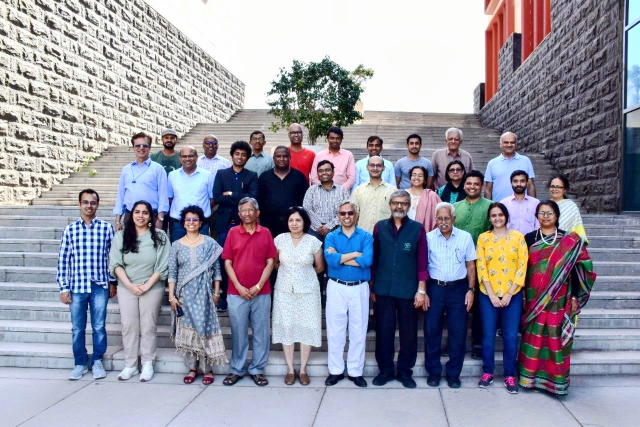
#> input picture Plaksha_Faculty.jpg, 1280 x 854 px, found by its file name (shown at 1/2 size)
$ jupyter execute 'Lab 5-Spring 2025.ipynb'
#> lines starting #> are read from the running program, lines starting #| are printed output that depends on the picture; after the words box and inside, x2 and y2 are one past the last pixel; in counts of white or black regions, pixels touching at a corner belong together
#### Instructions
###### Follow the instructions given in comments prefixed with ## and write your code below that.
###### Also fill the partial code in given blanks.
###### Don't make any changes to the rest part of the codes

### Answer the questions given at the end of this notebook within your report.

### You would need to submit your GitHub repository link. Refer to the Section 6: Final Submission on the PDF document for the details.

[cell 1]
import cv2
import wandb
import numpy as np
import matplotlib.pyplot as plt
from sklearn.cluster import KMeans
from scipy.spatial import distance
from matplotlib.offsetbox import OffsetImage, AnnotationBbox

[cell 2]
## Reading the image plaksha_Faculty.jpg
image = cv2.imread("plaksha_Faculty.jpg")
#> image is the input picture: shape (854, 1280, 3); mean B, G, R 162.4, 149, 149.2

## Convert the image to grayscale
grayscale_img = cv2.cvtColor(image, cv2.COLOR_BGR2GRAY)
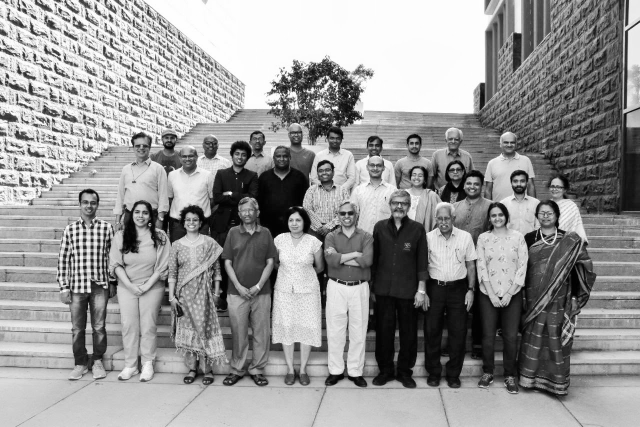
#> grayscale_img: shape (854, 1280) (shown at 1/2 size); min 0, max 255, mean 150.6

# Loading the required haar-cascade xml classifier file
face_cascade = cv2.CascadeClassifier(cv2.data.haarcascades + "haarcascade_frontalface_default.xml")

# Applying the face detection method on the grayscale image.
## Change the parameters for better detection of faces in your case.
faces_rect = face_cascade.detectMultiScale(grayscale_img, 1.05, 4, minSize=(25,25), maxSize=(50,50))
#> faces_rect = 30 rows, first 6: [322, 263, 33, 33], [654, 265, 31, 31], [500, 266, 30, 30], [892, 267, 31, 31], [409, 277, 28, 28], [812, 274, 34, 34]

# Define the text and font parameters
text = "detected" ## The text you want to write
font = cv2.FONT_HERSHEY_DUPLEX ## Font type
font_scale = 0.5  ## Font scale factor
font_color = (0,0,255)  ## Text color in BGR format (here, it's red)
font_thickness = 1  ## Thickness of the text


# Iterating through rectangles of detected faces
for (x, y, w, h) in faces_rect:
    cv2.rectangle(image, (x, y), (x+w, y+h), (0, 0, 255), 2)
    # Use cv2.putText to add the text to the image, Use text, font, font_scale, font_color, font_thickness here
    cv2.putText(image, text, (x, y), font, font_scale, font_color, font_thickness)
#> this loop made 30 passes
#> (x, y, w, h) on passes 1 to 12: (322, 263, 33, 33), (654, 265, 31, 31), (500, 266, 30, 30), (892, 267, 31, 31), (409, 277, 28, 28), (812, 274, 34, 34), (464, 296, 33, 33), (632, 328, 34, 34), (819, 337, 33, 33), (570, 426, 39, 39), (576, 253, 32, 32), (1003, 273, 32, 32)
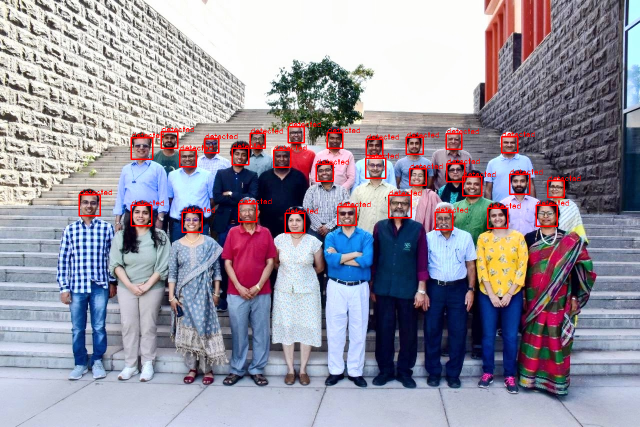
#> image: shape (854, 1280, 3) (shown at 1/2 size); 1.73% of pixels changed, all inside (x1, y1, x2, y2) = (157, 243, 1161, 467)

## Display the image and window title should be "Total number of face detected are #"
cv2.imshow("total number of faces detected: {len(faces_rect)}", image)
cv2.waitKey(0)
cv2.destroyAllWindows()

[cell 3]
from matplotlib.offsetbox import OffsetImage, AnnotationBbox
# Extract face region features (Hue and Saturation)
img_hsv = cv2.cvtColor(image, cv2.COLOR_BGR2HSV) ## call the img and convert it from BGR to HSV and store in img_hsv
#> img_hsv: shape (854, 1280, 3); mean H, S, V 85.5, 71.1, 173.8

hue_saturation = []
face_images = []  # To store detected face images

for (x, y, w, h) in faces_rect:
    face = img_hsv[y:y + h, x:x + w]
    hue = np.mean(face[:, :, 0])
    saturation = np.mean(face[:, :, 1])
    hue_saturation.append((hue, saturation))
    face_images.append(face)
#> this loop made 30 passes
#> (x, y, w, h, hue, saturation) on passes 1 to 12: (322, 263, 33, 33, 58.94, 124.9), (654, 265, 31, 31, 50.4, 133.1), (500, 266, 30, 30, 30.42, 129), (892, 267, 31, 31, 81.31, 108.2), (409, 277, 28, 28, 102, 131.5), (812, 274, 34, 34, 62.79, 116.9), (464, 296, 33, 33, 42.56, 134.3), (632, 328, 34, 34, 81.22, 114.8), (819, 337, 33, 33, 36.69, 114.4), (570, 426, 39, 39, 55.81, 115.3), (576, 253, 32, 32, 78.22, 99.11), (1003, 273, 32, 32, 51.71, 106.9)
#> after the loop, face_images = 30 items; hue_saturation = 30 pairs, first value 23.14 to 120.8, second value 80.77 to 134.3

hue_saturation = np.array(hue_saturation)

## Perform k-Means clustering on hue_saturation and store in kmeans
kmeans = KMeans(n_clusters=2)
kmeans.fit(hue_saturation)
centroids = kmeans.cluster_centers_
labels = kmeans.labels_

# Create a figure and axis
fig, ax = plt.subplots(figsize=(12, 6))

# Plot the clustered faces with custom markers
for i, (x,y,w,h ) in enumerate(faces_rect):
    im = OffsetImage(cv2.cvtColor(cv2.resize(face_images[i], (20, 20)), cv2.COLOR_HSV2RGB))
    ab = AnnotationBbox(im, (hue_saturation[i, 0], hue_saturation[i, 1]), frameon=False, pad=0)
    ax.add_artist(ab)
    plt.plot(hue_saturation[i, 0], hue_saturation[i, 1])


plt.xlabel("hue")
plt.ylabel("saturation")
plt.title("face clustering")
plt.grid(True)

wandb.log({
    "hue and saturation based initial face clustering" : wandb.Image(plt)
})

plt.show()
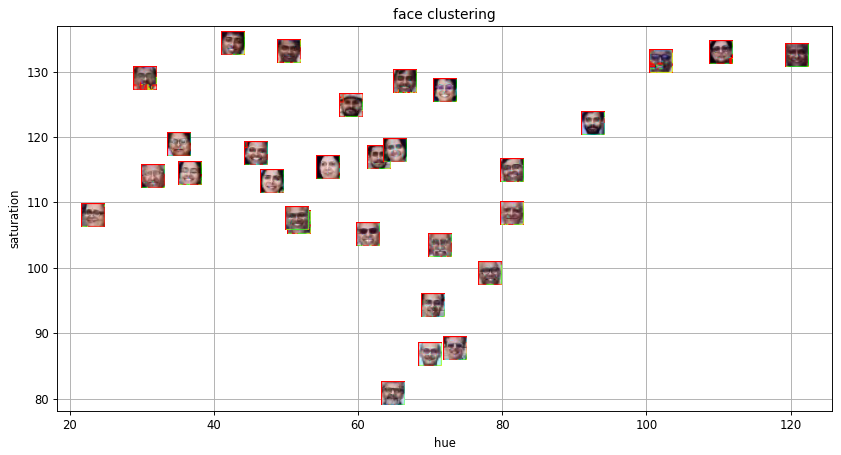
#> figure drawn by matplotlib, 1 panel

[cell 4]
# Create an empty list to store legend labels
legend_labels = []

# Create lists to store points for each cluster
cluster_0_points = []
cluster_1_points = []

# Your code for scatter plot goes here
fig, ax = plt.subplots(figsize=(12, 6))

for i, (x, y, w, h) in enumerate(faces_rect):
    if kmeans.labels_[i] == 0:
        cluster_0_points.append((hue_saturation[i, 0], hue_saturation[i, 1]))
    else:
        cluster_1_points.append((hue_saturation[i, 0], hue_saturation[i, 1]))
#> after the loop, cluster_0_points = [(58.94, 124.9), (50.4, 133.1), (30.42, 129), (42.56, 134.3), (36.69, 114.4), (55.81, 115.3), (51.71, 106.9), (45.8, 117.5), (23.14, 108), (31.55, 113.9), (48.03, 113.2), (51.53, 107.6), (35.11, 118.8)]; cluster_1_points = [(81.31, 108.2), (102, 131.5), (62.79, 116.9), (81.22, 114.8), (78.22, 99.11), (66.47, 128.5), (120.8, 132.5), (110.3, 132.9), (72, 127.1), (69.96, 86.68), (92.49, 122), (61.3, 105.1), (65.06, 117.9), (70.27, 94.28), (71.27, 103.4), (73.39, 87.63), (64.75, 80.77)]


cluster_0_points = np.array(cluster_0_points)
#> cluster_0_points = 13 rows, first 8: [58.94, 124.9], [50.4, 133.1], [30.42, 129], [42.56, 134.3], [36.69, 114.4], [55.81, 115.3], [51.71, 106.9], [45.8, 117.5]
# Plot points for cluster 0 in green
plt.scatter(cluster_0_points[:, 0], cluster_0_points[:, 1], c='cyan', label='Cluster 0')


cluster_1_points = np.array(cluster_1_points)
#> cluster_1_points = 17 rows, first 8: [81.31, 108.2], [102, 131.5], [62.79, 116.9], [81.22, 114.8], [78.22, 99.11], [66.47, 128.5], [120.8, 132.5], [110.3, 132.9]
# Plot points for cluster 1 in blue
plt.scatter(cluster_1_points[:, 0], cluster_1_points[:, 1], c='blue', label='Cluster 1')


# Calculate and plot centroids
centroid_0 = kmeans.cluster_centers_[0]
centroid_1 = kmeans.cluster_centers_[1]

# Plot both the centroid for cluster 0 and cluster 1
plt.scatter(centroid_0[0], centroid_0[1], c='deeppink', marker='*', s=500, label='centroid 0')
plt.scatter(centroid_1[0], centroid_1[1], c='purple', marker='*', s=500, label='centroid 1')

# Labels and title
plt.xlabel("Hue")
plt.ylabel("Saturation")
plt.title("Face Clustering")

# Add legend
plt.legend()

# Add grid
plt.grid(True)
wandb.log({
    "initial step" : wandb.Image(plt)
})
# Show the plot
plt.show()
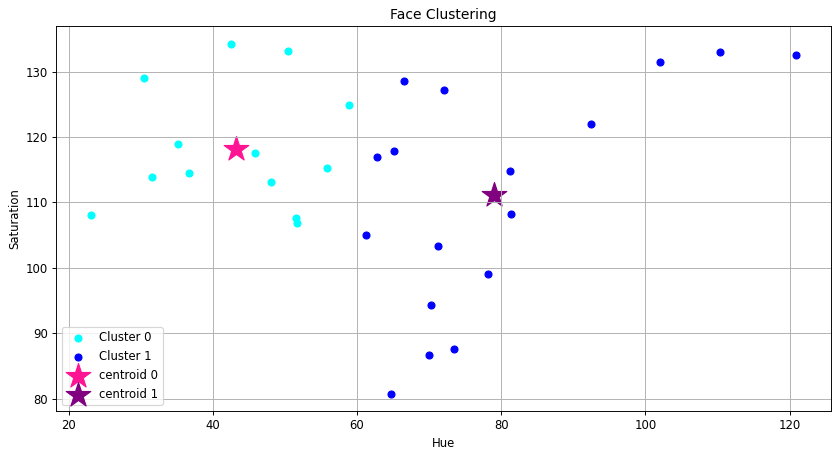
#> figure drawn by matplotlib, 1 panel

[cell 5]
## Read the class of the template image 'Dr_Shashi_Tharoor.jpg' using cv2 and store it in template_img
template_img = cv2.imread("Dr_Shashi_Tharoor.jpg")
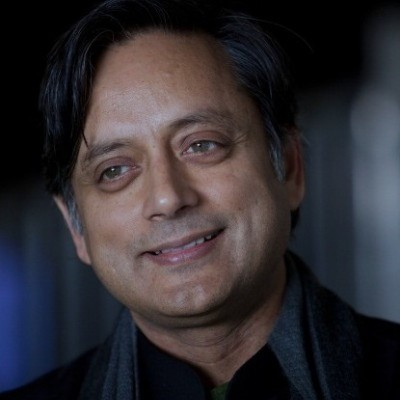
#> input picture Dr_Shashi_Tharoor.jpg, 400 x 400 px
#> template_img is the input picture: shape (400, 400, 3); mean B, G, R 49.8, 45.4, 49.1
# Detect face  in the template image after converting it to gray and store it in template_faces
template_gray = cv2.cvtColor(template_img, cv2.COLOR_BGR2GRAY)
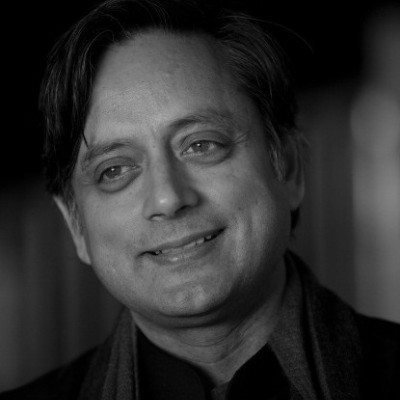
#> template_gray: shape (400, 400); min 0, max 188, mean 47
face_cascade = cv2.CascadeClassifier(cv2.data.haarcascades + "haarcascade_frontalface_default.xml")
template_faces = face_cascade.detectMultiScale(template_gray, scaleFactor=1.1, minNeighbors=5, minSize=(30, 30))
#> template_faces = [[43, 60, 252, 252]]

# Draw rectangles around the detected faces
for (x, y, w, h) in template_faces:
    cv2.rectangle(template_img, (x, y), (x + w, y + h), (0, 255, 0), 3)
#> this loop made 1 pass
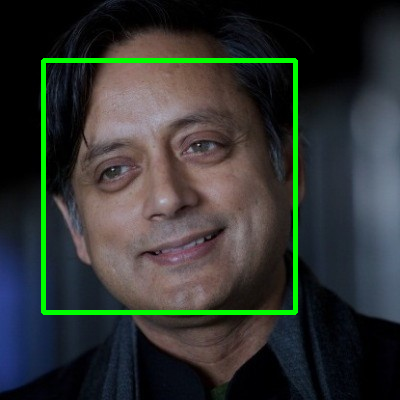
#> template_img: shape (400, 400, 3); 3.14% of pixels changed, all inside (x1, y1, x2, y2) = (41, 58, 298, 315)
cv2.imshow("Detected Face in Template Image", template_img)
cv2.waitKey(0)
cv2.destroyAllWindows()

[cell 6]
# Convert the template image to HSV color space and store it in template_hsv
template_hsv = cv2.cvtColor(template_img, cv2.COLOR_BGR2HSV)
#> template_hsv: shape (400, 400, 3); mean H, S, V 66.8, 90.5, 64.6

# Extract hue and saturation features from the template image as we did it for detected faces.
template_hue = np.mean(template_hsv[:, :, 0])
#> template_hue = 66.77
template_saturation = np.mean(template_hsv[:, :, 1])
#> template_saturation = 90.5

# Predict the cluster label for the template image and store it in template_label
template_label = kmeans.predict([[template_hue, template_saturation]])[0]
#> template_label = 1

# Create a figure and axis for visualization
fig, ax = plt.subplots(figsize=(12, 6))

# Plot the clustered faces with custom markers (similar to previous code)
for i, (x, y, w, h) in enumerate(faces_rect):
    color = 'red' if kmeans.labels_[i] == 0 else 'blue'
    im = OffsetImage(cv2.cvtColor(cv2.resize(face_images[i], (20, 20)), cv2.COLOR_HSV2RGB))
    ab = AnnotationBbox(im, (hue_saturation[i, 0], hue_saturation[i, 1]), frameon=False, pad=0)
    ax.add_artist(ab)
    plt.plot(hue_saturation[i, 0], hue_saturation[i, 1], 'o', markersize=5, color=color)
#> this loop made 30 passes

# Plot the template image in the respective cluster
if template_label == 0:
    color = 'red'
else:
    color = 'blue'
im = OffsetImage(cv2.cvtColor(cv2.resize(template_img, (20, 20)), cv2.COLOR_BGR2RGB))
ab = AnnotationBbox(im, (template_hue, template_saturation), frameon=False, pad=0)
ax.add_artist(ab)

## Put x label
## Put y label
## Put title
## Add grid
## show plot

plt.xlabel("Hue")
plt.ylabel("Saturation")
plt.title("Face Clustering")
plt.grid(True)
wandb.log({
    "face clustering" : wandb.Image(plt)
})
plt.show()
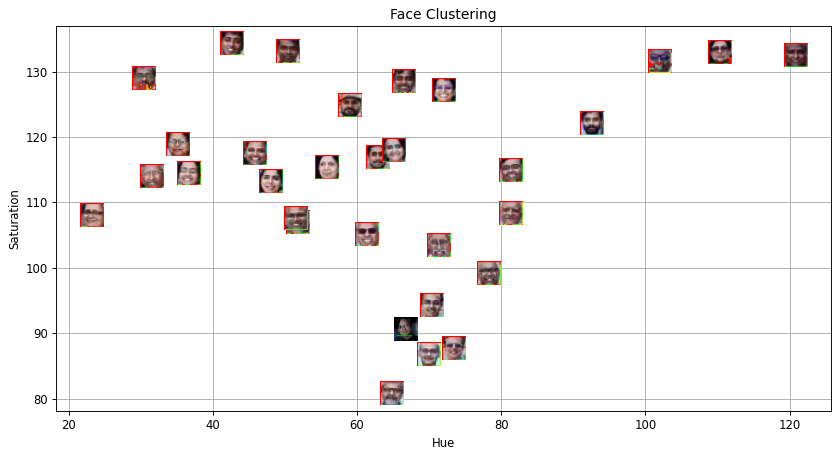
#> figure drawn by matplotlib, 1 panel

[cell 7]
# Create an empty list to store legend labels
legend_labels = []

# Create lists to store points for each cluster
cluster_0_points = []
cluster_1_points = []

# Your code for scatter plot goes here
fig, ax = plt.subplots(figsize=(12, 6))
for i, (x, y, w, h) in enumerate(faces_rect):
    if kmeans.labels_[i] == 0:
        cluster_0_points.append((hue_saturation[i, 0], hue_saturation[i, 1]))
    else:
        cluster_1_points.append((hue_saturation[i, 0], hue_saturation[i, 1]))
#> after the loop, cluster_0_points = [(58.94, 124.9), (50.4, 133.1), (30.42, 129), (42.56, 134.3), (36.69, 114.4), (55.81, 115.3), (51.71, 106.9), (45.8, 117.5), (23.14, 108), (31.55, 113.9), (48.03, 113.2), (51.53, 107.6), (35.11, 118.8)]; cluster_1_points = [(81.31, 108.2), (102, 131.5), (62.79, 116.9), (81.22, 114.8), (78.22, 99.11), (66.47, 128.5), (120.8, 132.5), (110.3, 132.9), (72, 127.1), (69.96, 86.68), (92.49, 122), (61.3, 105.1), (65.06, 117.9), (70.27, 94.28), (71.27, 103.4), (73.39, 87.63), (64.75, 80.77)]

# Plot points for cluster 0 in green
cluster_0_points = np.array(cluster_0_points)
#> cluster_0_points = 13 rows, first 8: [58.94, 124.9], [50.4, 133.1], [30.42, 129], [42.56, 134.3], [36.69, 114.4], [55.81, 115.3], [51.71, 106.9], [45.8, 117.5]
plt.scatter(cluster_0_points[:, 0], cluster_0_points[:, 1], color='green', label='Cluster 0')

# Plot points for cluster 1 in blue
cluster_1_points = np.array(cluster_1_points)
#> cluster_1_points = 17 rows, first 8: [81.31, 108.2], [102, 131.5], [62.79, 116.9], [81.22, 114.8], [78.22, 99.11], [66.47, 128.5], [120.8, 132.5], [110.3, 132.9]
plt.scatter(cluster_1_points[:, 0], cluster_1_points[:, 1], color='blue', label='Cluster 1')

# Calculate and plot centroids for both the clusters
centroid_0 = np.mean(cluster_0_points, axis=0)
#> centroid_0 = [43.21, 118.2]
centroid_1 = np.mean(cluster_1_points, axis=0)
#> centroid_1 = [79.04, 111.1]
plt.scatter(centroid_0[0], centroid_0[1], color='black', marker='*', s=500, label='Centroid 0')
plt.scatter(centroid_1[0], centroid_1[1], color='black', marker='*', s=500, label='Centroid 1')

# Plot the template image point in violet
plt.plot(template_hue, template_saturation, marker='o', c= 'violet',markersize= 10, label=' template class' )

## Put x label
## Put y label
## Put title
## Add a legend
## Add grid
plt.xlabel("Hue")
plt.ylabel("Saturation")
plt.title("Face Clustering Based on Hue and Saturation")
plt.legend()
plt.grid(True)

wandb.log({
    "K-Means Plot" : wandb.Image(plt)
})

## show the plot
plt.show()


                                            ## End of the lab 5 ##
